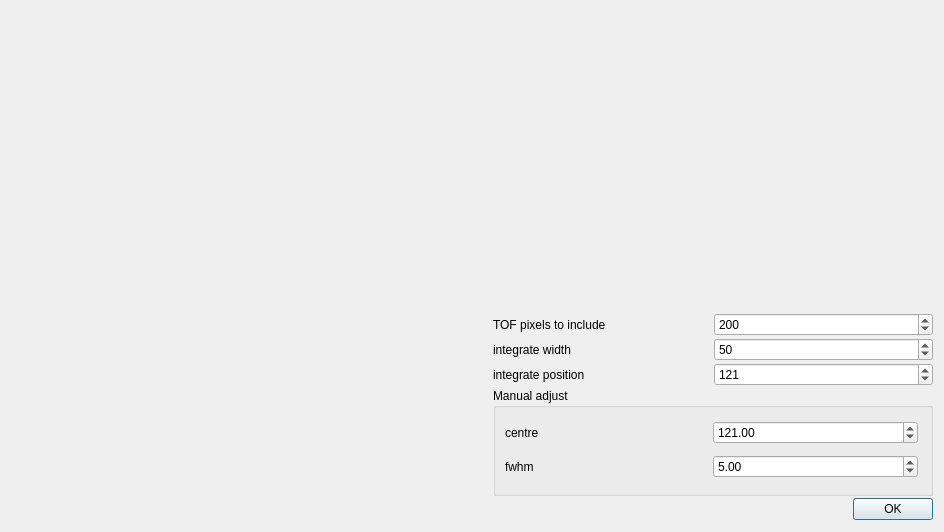
<?xml version="1.0" encoding="UTF-8"?>
<ui version="4.0">
 <class>manual_beam_finder</class>
 <widget class="QDialog" name="manual_beam_finder">
  <property name="windowModality">
   <enum>Qt::ApplicationModal</enum>
  </property>
  <property name="geometry">
   <rect>
    <x>0</x>
    <y>0</y>
    <width>944</width>
    <height>532</height>
   </rect>
  </property>
  <property name="windowTitle">
   <string>Manual beam finder</string>
  </property>
  <layout class="QGridLayout" name="gridLayout_2">
   <property name="bottomMargin">
    <number>12</number>
   </property>
   <property name="spacing">
    <number>2</number>
   </property>
   <item row="3" column="3">
    <widget class="QSpinBox" name="integrate_position">
     <property name="minimum">
      <number>1</number>
     </property>
     <property name="maximum">
      <number>300</number>
     </property>
     <property name="singleStep">
      <number>5</number>
     </property>
     <property name="value">
      <number>121</number>
     </property>
    </widget>
   </item>
   <item row="2" column="3">
    <widget class="QSpinBox" name="integrate_width">
     <property name="showGroupSeparator" stdset="0">
      <bool>false</bool>
     </property>
     <property name="minimum">
      <number>5</number>
     </property>
     <property name="maximum">
      <number>300</number>
     </property>
     <property name="singleStep">
      <number>5</number>
     </property>
     <property name="value">
      <number>50</number>
     </property>
    </widget>
   </item>
   <item row="2" column="2">
    <widget class="QLabel" name="label_2">
     <property name="text">
      <string>integrate width</string>
     </property>
    </widget>
   </item>
   <item row="1" column="2">
    <widget class="QLabel" name="label">
     <property name="text">
      <string>TOF pixels to include</string>
     </property>
    </widget>
   </item>
   <item row="4" column="2" colspan="2">
    <widget class="QGroupBox" name="true_location">
     <property name="title">
      <string>Manual adjust</string>
     </property>
     <layout class="QGridLayout" name="gridLayout">
      <property name="topMargin">
       <number>5</number>
      </property>
      <property name="rightMargin">
       <number>12</number>
      </property>
      <property name="bottomMargin">
       <number>5</number>
      </property>
      <property name="spacing">
       <number>3</number>
      </property>
      <item row="0" column="0">
       <widget class="QLabel" name="label_4">
        <property name="text">
         <string>centre</string>
        </property>
       </widget>
      </item>
      <item row="0" column="1">
       <widget class="QDoubleSpinBox" name="true_centre">
        <property name="maximum">
         <double>221.000000000000000</double>
        </property>
        <property name="value">
         <double>121.000000000000000</double>
        </property>
       </widget>
      </item>
      <item row="1" column="0">
       <widget class="QLabel" name="label_5">
        <property name="text">
         <string>fwhm</string>
        </property>
       </widget>
      </item>
      <item row="1" column="1">
       <widget class="QDoubleSpinBox" name="true_fwhm">
        <property name="minimum">
         <double>0.500000000000000</double>
        </property>
        <property name="value">
         <double>5.000000000000000</double>
        </property>
       </widget>
      </item>
     </layout>
    </widget>
   </item>
   <item row="0" column="2" colspan="2">
    <widget class="QWidget" name="cross_section" native="true">
     <property name="minimumSize">
      <size>
       <width>400</width>
       <height>300</height>
      </size>
     </property>
    </widget>
   </item>
   <item row="5" column="2" colspan="2">
    <widget class="QDialogButtonBox" name="ok">
     <property name="minimumSize">
      <size>
       <width>0</width>
       <height>0</height>
      </size>
     </property>
     <property name="maximumSize">
      <size>
       <width>16777215</width>
       <height>16777215</height>
      </size>
     </property>
     <property name="orientation">
      <enum>Qt::Horizontal</enum>
     </property>
     <property name="standardButtons">
      <set>QDialogButtonBox::Ok</set>
     </property>
    </widget>
   </item>
   <item row="1" column="3">
    <widget class="QSpinBox" name="pixels_to_include">
     <property name="minimum">
      <number>10</number>
     </property>
     <property name="maximum">
      <number>2000</number>
     </property>
     <property name="singleStep">
      <number>10</number>
     </property>
     <property name="value">
      <number>200</number>
     </property>
    </widget>
   </item>
   <item row="3" column="2">
    <widget class="QLabel" name="label_3">
     <property name="text">
      <string>integrate position</string>
     </property>
    </widget>
   </item>
   <item row="0" column="0" rowspan="6" colspan="2">
    <widget class="QWidget" name="detector_image" native="true">
     <property name="sizePolicy">
      <sizepolicy hsizetype="Expanding" vsizetype="Expanding">
       <horstretch>0</horstretch>
       <verstretch>0</verstretch>
      </sizepolicy>
     </property>
     <property name="minimumSize">
      <size>
       <width>480</width>
       <height>0</height>
      </size>
     </property>
    </widget>
   </item>
  </layout>
 </widget>
 <tabstops>
  <tabstop>pixels_to_include</tabstop>
  <tabstop>integrate_width</tabstop>
  <tabstop>integrate_position</tabstop>
  <tabstop>true_centre</tabstop>
  <tabstop>true_fwhm</tabstop>
 </tabstops>
 <resources/>
 <connections>
  <connection>
   <sender>ok</sender>
   <signal>accepted()</signal>
   <receiver>manual_beam_finder</receiver>
   <slot>accept()</slot>
   <hints>
    <hint type="sourcelabel">
     <x>248</x>
     <y>254</y>
    </hint>
    <hint type="destinationlabel">
     <x>157</x>
     <y>274</y>
    </hint>
   </hints>
  </connection>
  <connection>
   <sender>ok</sender>
   <signal>rejected()</signal>
   <receiver>manual_beam_finder</receiver>
   <slot>reject()</slot>
   <hints>
    <hint type="sourcelabel">
     <x>316</x>
     <y>260</y>
    </hint>
    <hint type="destinationlabel">
     <x>286</x>
     <y>274</y>
    </hint>
   </hints>
  </connection>
 </connections>
</ui>
